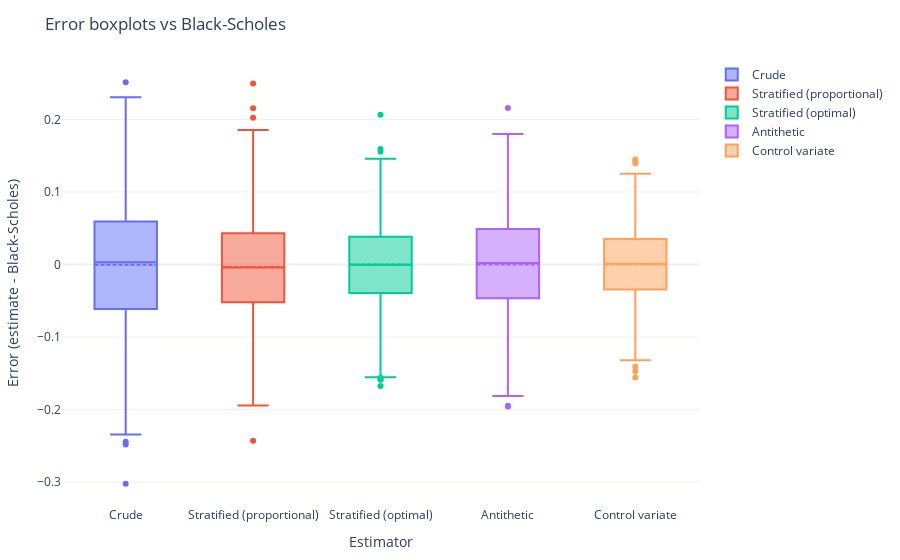

Notebook code for this chart:
### Code cell
with box_path.open("rb") as f:
    box_fig = pickle.load(f)
box_fig

### Figure 1 — Plotly figure (JSON) as saved in the notebook; plotly's stock layout.template omitted (floating-point values rounded to 4 significant figures; data arrays with more than 128 entries replaced by an {"elided": "..."} marker saying what was removed)
{"data": [{"boxmean": true, "name": "Crude", "type": "box", "y": {"elided": "1000 float values"}}, {"boxmean": true, "name": "Stratified (proportional)", "type": "box", "y": {"elided": "1000 float values"}}, {"boxmean": true, "name": "Stratified (optimal)", "type": "box", "y": {"elided": "1000 float values"}}, {"boxmean": true, "name": "Antithetic", "type": "box", "y": {"elided": "1000 float values"}}, {"boxmean": true, "name": "Control variate", "type": "box", "y": {"elided": "1000 float values"}}], "layout": {"margin": {"b": 50, "l": 60, "r": 30, "t": 60}, "title": {"text": "Error boxplots vs Black-Scholes"}, "xaxis": {"title": {"text": "Estimator"}}, "yaxis": {"title": {"text": "Error (estimate - Black-Scholes)"}}}}
